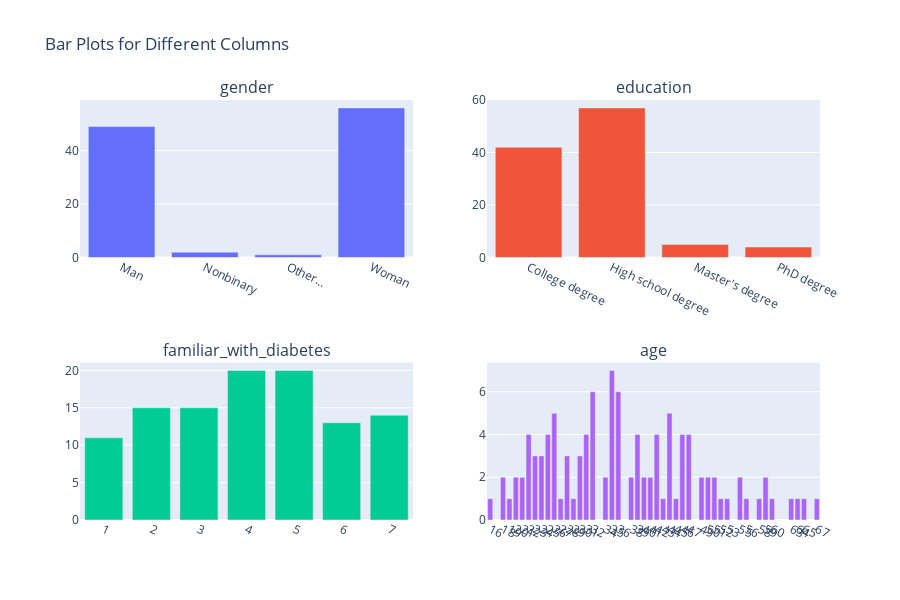

Write notebook code for a chart like this one.
### Code cell
cols = ["gender", "education", "familiar_with_diabetes", "age"]

num_columns = len(cols)
num_rows = (num_columns + 1) // 2
fig = make_subplots(rows=num_rows, cols=2, vertical_spacing=0.25, subplot_titles=cols)

for i, column in enumerate(cols):
    counts = df[column].value_counts().sort_index()
    x_values = counts.index
    y_values = counts.values
    
    row = i // 2 + 1
    col = i % 2 + 1
    
    fig.add_trace(
        go.Bar(x=x_values, y=y_values, name=column),
        row=row, col=col,
    )
    fig.update_xaxes(
        tickvals=x_values,
        ticktext=[str(val) for val in x_values],
        row=row, col=col,
        tickangle=25,
        tickmode='array'
    )


fig.update_layout(
    title='Bar Plots for Different Columns',
    height=300 * num_rows,
    showlegend=False
)

fig.show()

### Figure 1 — Plotly figure (JSON) as saved in the notebook; plotly's stock layout.template omitted (floating-point values rounded to 4 significant figures)
{"data": [{"name": "gender", "type": "bar", "x": ["Man", "Nonbinary", "Other...", "Woman"], "xaxis": "x", "y": [49, 2, 1, 56], "yaxis": "y"}, {"name": "education", "type": "bar", "x": ["College degree", "High school degree", "Master's degree", "PhD degree"], "xaxis": "x2", "y": [42, 57, 5, 4], "yaxis": "y2"}, {"name": "familiar_with_diabetes", "type": "bar", "x": [1, 2, 3, 4, 5, 6, 7], "xaxis": "x3", "y": [11, 15, 15, 20, 20, 13, 14], "yaxis": "y3"}, {"name": "age", "type": "bar", "x": [16, 18, 19, 20, 21, 22, 23, 24, 25, 26, 27, 28, 29, 30, 31, 32, 34, 35, 36, 38, 39, 40, 41, 42, 43, 44, 45, 46, 47, 49, 50, 51, 52, 53, 55, 56, 58, 59, 60, 63, 64, 65, 67], "xaxis": "x4", "y": [1, 2, 1, 2, 2, 4, 3, 3, 4, 5, 1, 3, 1, 3, 4, 6, 2, 7, 6, 2, 4, 2, 2, 4, 1, 5, 1, 4, 4, 2, 2, 2, 1, 1, 2, 1, 1, 2, 1, 1, 1, 1, 1], "yaxis": "y4"}], "layout": {"annotations": [{"font": {"size": 16}, "showarrow": false, "text": "gender", "x": 0.225, "xanchor": "center", "xref": "paper", "y": 1, "yanchor": "bottom", "yref": "paper"}, {"font": {"size": 16}, "showarrow": false, "text": "education", "x": 0.775, "xanchor": "center", "xref": "paper", "y": 1, "yanchor": "bottom", "yref": "paper"}, {"font": {"size": 16}, "showarrow": false, "text": "familiar_with_diabetes", "x": 0.225, "xanchor": "center", "xref": "paper", "y": 0.375, "yanchor": "bottom", "yref": "paper"}, {"font": {"size": 16}, "showarrow": false, "text": "age", "x": 0.775, "xanchor": "center", "xref": "paper", "y": 0.375, "yanchor": "bottom", "yref": "paper"}], "height": 600, "showlegend": false, "title": {"text": "Bar Plots for Different Columns"}, "xaxis": {"anchor": "y", "domain": [0, 0.45], "tickangle": 25, "tickmode": "array", "ticktext": ["Man", "Nonbinary", "Other...", "Woman"], "tickvals": ["Man", "Nonbinary", "Other...", "Woman"]}, "xaxis2": {"anchor": "y2", "domain": [0.55, 1], "tickangle": 25, "tickmode": "array", "ticktext": ["College degree", "High school degree", "Master's degree", "PhD degree"], "tickvals": ["College degree", "High school degree", "Master's degree", "PhD degree"]}, "xaxis3": {"anchor": "y3", "domain": [0, 0.45], "tickangle": 25, "tickmode": "array", "ticktext": ["1", "2", "3", "4", "5", "6", "7"], "tickvals": [1, 2, 3, 4, 5, 6, 7]}, "xaxis4": {"anchor": "y4", "domain": [0.55, 1], "tickangle": 25, "tickmode": "array", "ticktext": ["16", "18", "19", "20", "21", "22", "23", "24", "25", "26", "27", "28", "29", "30", "31", "32", "34", "35", "36", "38", "39", "40", "41", "42", "43", "44", "45", "46", "47", "49", "50", "51", "52", "53", "55", "56", "58", "59", "60", "63", "64", "65", "67"], "tickvals": [16, 18, 19, 20, 21, 22, 23, 24, 25, 26, 27, 28, 29, 30, 31, 32, 34, 35, 36, 38, 39, 40, 41, 42, 43, 44, 45, 46, 47, 49, 50, 51, 52, 53, 55, 56, 58, 59, 60, 63, 64, 65, 67]}, "yaxis": {"anchor": "x", "domain": [0.625, 1]}, "yaxis2": {"anchor": "x2", "domain": [0.625, 1]}, "yaxis3": {"anchor": "x3", "domain": [0, 0.375]}, "yaxis4": {"anchor": "x4", "domain": [0, 0.375]}}}
